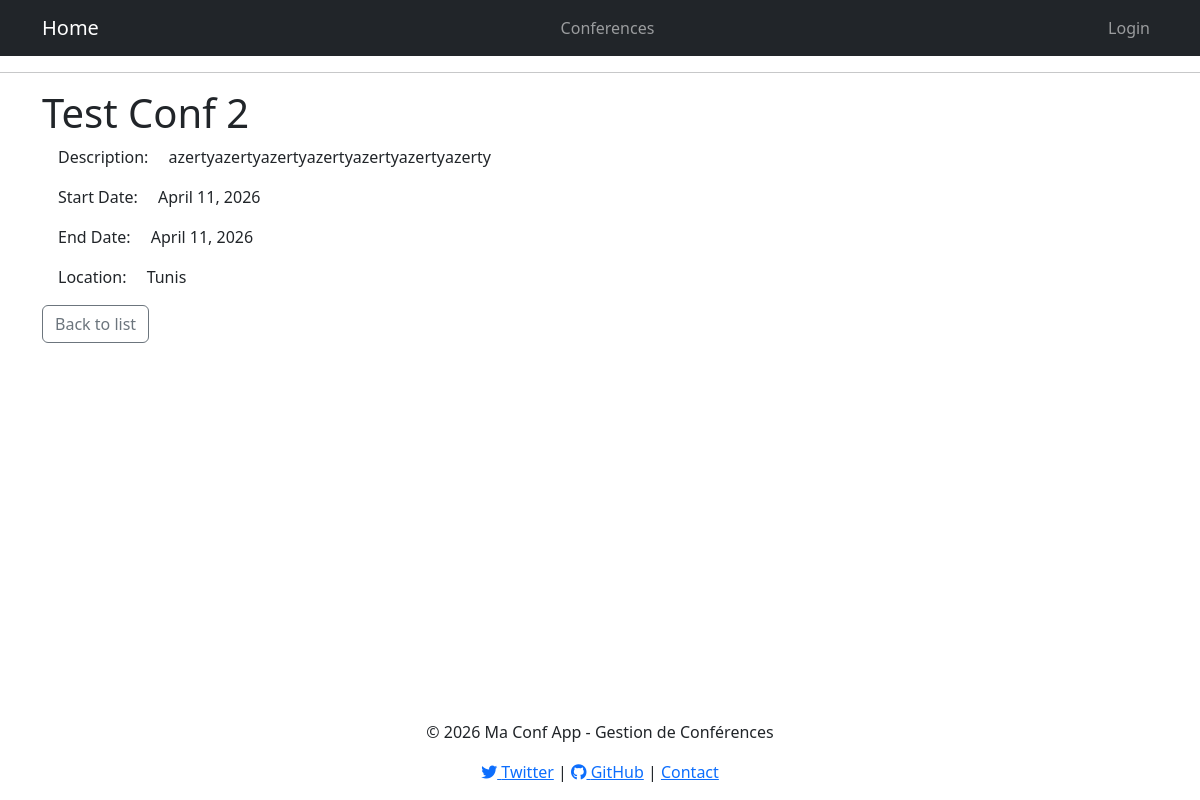
The app's page /conferences/details/2/, older data.
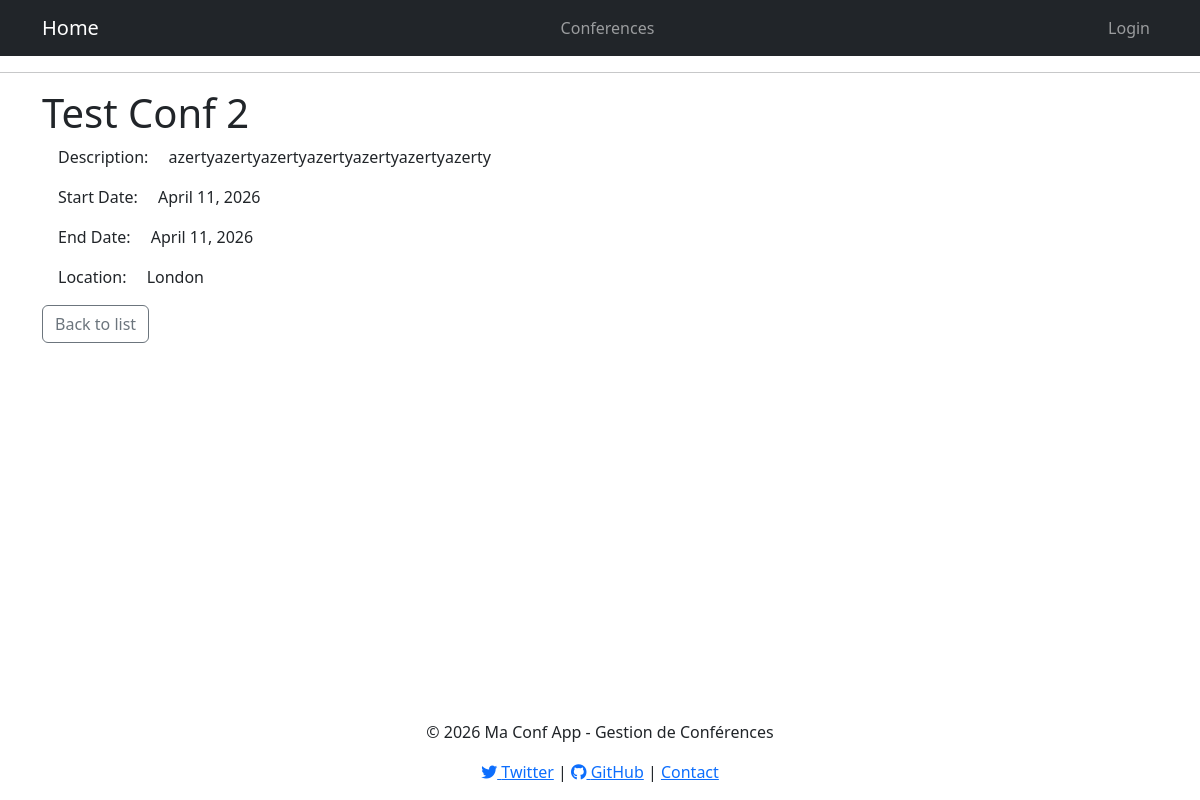
The same page, newer data.
### conferenceApp/models.py (models this page shows, shortened)
class Conference(models.Model):
    THEME_CHOICES = [
        ('AI', 'Artificial Intelligence'),
        ('SE', 'Software Engineering'),
        ('SSE', 'Social Sciences & Education'),
        ('INT', 'Interdisciplinenary Themes'),
    ]
    conference_id = models.AutoField(primary_key=True)
    name = models.CharField(max_length=200, validators=[
        RegexValidator(regex=r'^[a-zA-Z\s]+$',
                       message='Name must contain only letters and can include spaces')
    ])
    location = models.CharField(max_length=200)
    start_date = models.DateField()
    end_date = models.DateField()
    description = models.TextField(validators=[
        MinLengthValidator(30, 'Description must be at least 30 characters long'),
        MaxLengthValidator(300, 'Description must have at most 300 characters')
    ])
    theme = models.CharField(max_length=100, choices = THEME_CHOICES)
    created_at = models.DateTimeField(auto_now_add=True)
    updated_at = models.DateTimeField(auto_now=True)
    userSubmissions = models.ManyToManyField(User, through="Submission", related_name='submitted_conferences')
    organizingCommittees = models.ManyToManyField(User, through="OrganizingCommittee", related_name='organized_conferences')

### conferenceApp/views.py (the view)
# urls.py: path("details/<int:pk>/", conference_details, name="conference_details"),
def conference_details(request, pk):
    try:
        conference = Conference.objects.get(conference_id=pk)
    except Conference.DoesNotExist:
        return HttpResponse("Conference not found", status=404)
    return render(
        request, "conferences/conference_details.html", {"conference": conference}
    )

### templates/conferences/conference_details.html (shortened to what this page needs)
{% extends 'base.html' %} {% block content %}
<h1>{{ conference.name }}</h1>
<p><span class="mx-3">Description: </span> {{ conference.description }}</p>
<p><span class="mx-3">Start Date: </span> {{ conference.start_date }}</p>
<p><span class="mx-3">End Date: </span> {{ conference.end_date }}</p>
<p><span class="mx-3">Location: </span> {{ conference.location }}</p>
<a href="{% url 'conference_list' %}" class="btn btn-outline-secondary">
    Back to list
</a>
{% endblock %}

Row changes from the older to the newer data that the page shows:
changed Conference "Test Conf 2": location "Tunis" → "London"
